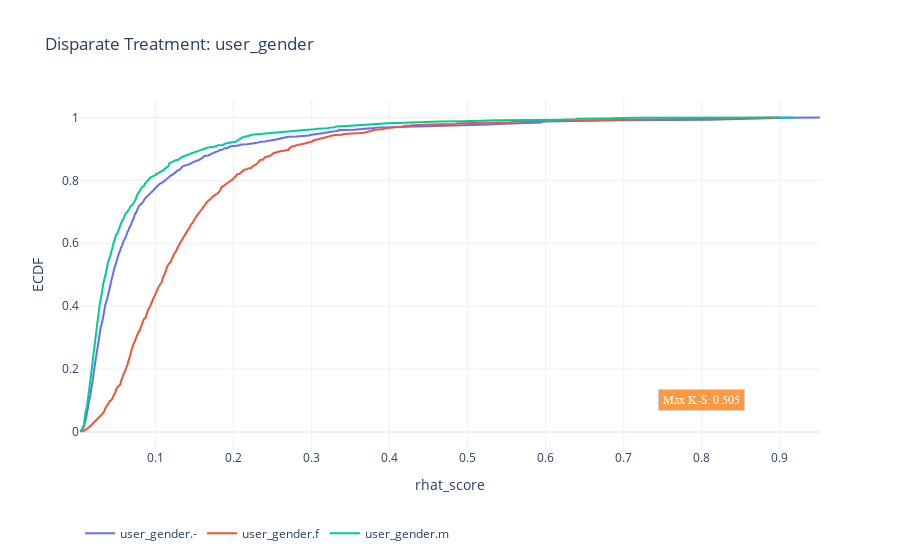

Here is the notebook cell this chart was saved with:
### Code cell
dt.show(kind='ks')

### Figure 1 — Plotly figure (JSON) as saved in the notebook; plotly's stock layout.template omitted (floating-point values rounded to 4 significant figures; data arrays with more than 128 entries replaced by an {"elided": "..."} marker saying what was removed)
{"data": [{"name": "user_gender.-", "type": "scatter", "x": {"elided": "928 float values"}, "y": {"elided": "928 float values"}}, {"name": "user_gender.f", "type": "scatter", "x": {"elided": "928 float values"}, "y": {"elided": "928 float values"}}, {"name": "user_gender.m", "type": "scatter", "x": {"elided": "928 float values"}, "y": {"elided": "928 float values"}}], "layout": {"annotations": [{"align": "center", "bgcolor": "#ff7f0e", "bordercolor": "#c7c7c7", "borderpad": 4, "borderwidth": 1, "font": {"color": "#ffffff", "family": "Courier New, monospace", "size": 12}, "opacity": 0.8, "showarrow": false, "text": "Max K-S: 0.505", "x": 0.8, "xref": "x", "y": 0.1, "yref": "y"}], "legend": {"orientation": "h", "y": -0.2}, "title": {"text": "Disparate Treatment: user_gender"}, "xaxis": {"title": {"text": "rhat_score"}}, "yaxis": {"title": {"text": "ECDF"}}}}
